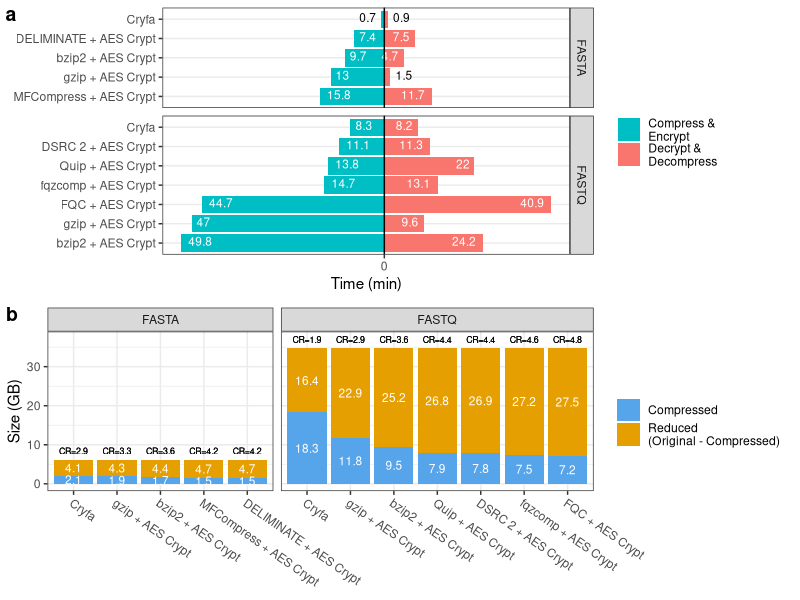

Recreate this plot in R.
library(ggplot2)
library(ggpubr)
library(desc)

# Set theme
theme_set(theme_bw())

# Set output file
file_out <- "cryfa_comp_enc.png"

# Data
## Data for time
time_data <- rbind(
  c("a", "MFCompress + AES Crypt", 15.8, "FASTA", "enc"),
  c("a", "MFCompress + AES Crypt", 11.7, "FASTA", "dec"),
  c("b", "gzip + AES Crypt", 13.0, "FASTA", "enc"),
  c("b", "gzip + AES Crypt", 1.5, "FASTA", "dec"),
  c("c", "bzip2 + AES Crypt", 9.7, "FASTA", "enc"),
  c("c", "bzip2 + AES Crypt", 4.7, "FASTA", "dec"),
  c("d", "DELIMINATE + AES Crypt", 7.4, "FASTA", "enc"),
  c("d", "DELIMINATE + AES Crypt", 7.5, "FASTA", "dec"),
  c("e", "Cryfa", 0.7, "FASTA", "enc"),
  c("e", "Cryfa", 0.9, "FASTA", "dec"),
  c("f", "bzip2 + AES Crypt", 49.8, "FASTQ", "enc"),
  c("f", "bzip2 + AES Crypt", 24.2, "FASTQ", "dec"),
  c("g", "gzip + AES Crypt", 47.0, "FASTQ", "enc"),
  c("g", "gzip + AES Crypt", 9.6, "FASTQ", "dec"),
  c("h", "FQC + AES Crypt", 44.7, "FASTQ", "enc"),
  c("h", "FQC + AES Crypt", 40.9, "FASTQ", "dec"),
  c("i", "fqzcomp + AES Crypt", 14.7, "FASTQ", "enc"),
  c("i", "fqzcomp + AES Crypt", 13.1, "FASTQ", "dec"),
  c("j", "Quip + AES Crypt", 13.8, "FASTQ", "enc"),
  c("j", "Quip + AES Crypt", 22.0, "FASTQ", "dec"),
  c("k", "DSRC 2 + AES Crypt", 11.1, "FASTQ", "enc"),
  c("k", "DSRC 2 + AES Crypt", 11.3, "FASTQ", "dec"),
  c("l", "Cryfa", 8.3, "FASTQ", "enc"),
  c("l", "Cryfa", 8.2, "FASTQ", "dec")
)

df_time <- data.frame(
  order = time_data[, 1],
  method = time_data[, 2],
  time = as.numeric(time_data[, 3]),
  format = time_data[, 4],
  state = time_data[, 5]
)
df_time <- df_time %>%
  mutate(lab_ypos = ifelse(state == "enc", -time, time)) %>%
  mutate(time = ifelse(state == "enc", -time, time))

## Data for size
size_data <- rbind(
  c("a", "Cryfa", "FASTA", 2163, "Compressed", 6327, 2.9),
  c("a", "Cryfa", "FASTA", 4164, "Reduced", 6327, 2.9),
  c("b", "gzip + AES Crypt", "FASTA", 1922, "Compressed", 6327, 3.3),
  c("b", "gzip + AES Crypt", "FASTA", 4405, "Reduced", 6327, 3.3),
  c("c", "bzip2 + AES Crypt", "FASTA", 1778, "Compressed", 6327, 3.6),
  c("c", "bzip2 + AES Crypt", "FASTA", 4549, "Reduced", 6327, 3.6),
  c("d", "MFCompress + AES Crypt", "FASTA", 1495, "Compressed", 6327, 4.2),
  c("d", "MFCompress + AES Crypt", "FASTA", 4832, "Reduced", 6327, 4.2),
  c("e", "DELIMINATE + AES Crypt", "FASTA", 1509, "Compressed", 6327, 4.2),
  c("e", "DELIMINATE + AES Crypt", "FASTA", 4818, "Reduced", 6327, 4.2),
  c("f", "Cryfa", "FASTQ", 18706, "Compressed", 35542, 1.9),
  c("f", "Cryfa", "FASTQ", 16836, "Reduced", 35542, 1.9),
  c("h", "bzip2 + AES Crypt", "FASTQ", 9741, "Compressed", 35542, 3.6),
  c("h", "bzip2 + AES Crypt", "FASTQ", 25801, "Reduced", 35542, 3.6),
  c("l", "FQC + AES Crypt", "FASTQ", 7363, "Compressed", 35542, 4.8),
  c("l", "FQC + AES Crypt", "FASTQ", 28179, "Reduced", 35542, 4.8),
  c("g", "gzip + AES Crypt", "FASTQ", 12116, "Compressed", 35542, 2.9),
  c("g", "gzip + AES Crypt", "FASTQ", 23426, "Reduced", 35542, 2.9),
  c("k", "fqzcomp + AES Crypt", "FASTQ", 7673, "Compressed", 35542, 4.6),
  c("k", "fqzcomp + AES Crypt", "FASTQ", 27869, "Reduced", 35542, 4.6),
  c("i", "Quip + AES Crypt", "FASTQ", 8086, "Compressed", 35542, 4.4),
  c("i", "Quip + AES Crypt", "FASTQ", 27456, "Reduced", 35542, 4.4),
  c("j", "DSRC 2 + AES Crypt", "FASTQ", 8004, "Compressed", 35542, 4.4),
  c("j", "DSRC 2 + AES Crypt", "FASTQ", 27538, "Reduced", 35542, 4.4)
)

df_size <- data.frame(
  order = size_data[, 1],
  method = size_data[, 2],
  format = size_data[, 3],
  size = as.numeric(size_data[, 4]) / 1024,
  state = factor(size_data[, 5], levels = c("Reduced", "Compressed")),
  total.size = as.numeric(size_data[, 6]) / 1024,
  ratio = as.numeric(size_data[, 7])
)
df_size <- df_size %>% group_by(method, format) %>% mutate(lab_ypos = cumsum(size) - 0.5 * size)

# Plot
a <- ggplot(df_time, aes(x = order, y = time, fill = state)) +
  geom_col() +
  coord_flip() +
  facet_grid(format ~ ., scales = "free", space = "free") +
  geom_text(
    aes(y = lab_ypos, label = ifelse(state == "enc", -round(time, 1), round(time, 1))),
    size = 3,
    color = ifelse(df_time$format == "FASTA" &
      (df_time$method == "Cryfa" | (df_time$method == "gzip + AES Crypt" & df_time$state == "dec")),
    "black",
    "white"
    ),
    vjust = 0.3,
    hjust = ifelse(
      df_time$state == "enc",
      ifelse(df_time$format == "FASTA" & df_time$method == "Cryfa", 1.3, -0.3),
      ifelse(df_time$format == "FASTA" & df_time$method %in% c("Cryfa", "gzip + AES Crypt"), -0.3, 1.3)
    )
  ) +
  ylab("Time (min)") +
  theme(axis.title.y = element_blank(), legend.position = "right") +
  scale_fill_discrete(
    name = "",
    breaks = c("enc", "dec"),
    labels = c("Compress &\nEncrypt                           ", "Decrypt &\nDecompress")
  ) +
  scale_y_continuous(breaks = c(0), labels = c(0)) +
  scale_x_discrete(breaks = df_time$order, labels = df_time$method) +
  geom_hline(yintercept = 0)

b <- ggplot(df_size, aes(x = order, y = size, fill = state)) +
  geom_blank(aes(x = order, y = size * 1.35)) +
  geom_col() +
  geom_text(aes(label = round(size, digits = 1)), position = position_stack(0.5), size = 3, color = "white") +
  geom_text(aes(y = total.size, label = paste0("CR=", round(ratio, digits = 1))), vjust = -0.75, size = 2.25) +
  theme(axis.title.x = element_blank(), axis.text.x = element_text(angle = -35, hjust = 0), legend.position = "right") +
  ylab("Size (GB)") +
  scale_x_discrete(breaks = df_size$order, labels = df_size$method) +
  scale_fill_manual(
    name = "",
    breaks = c("Compressed", "Reduced"),
    labels = c("Compressed", "Reduced\n(Original - Compressed)"),
    values = c("#56a4e9", "#E69F00")
  ) +
  facet_grid(. ~ format, scales = "free", space = "free")

# Save plot
plot <- ggarrange(a, b, labels = c("a", "b"), nrow = 2)
ggsave(file_out, plot = plot, height = 8, width = 8)
